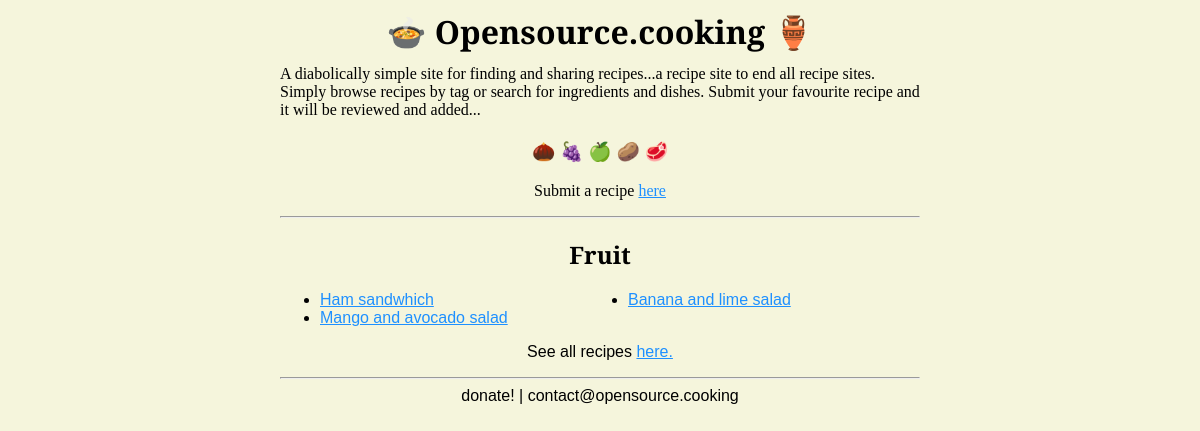
The page /tags/fruitYBwfO/ on the database as committed earlier.
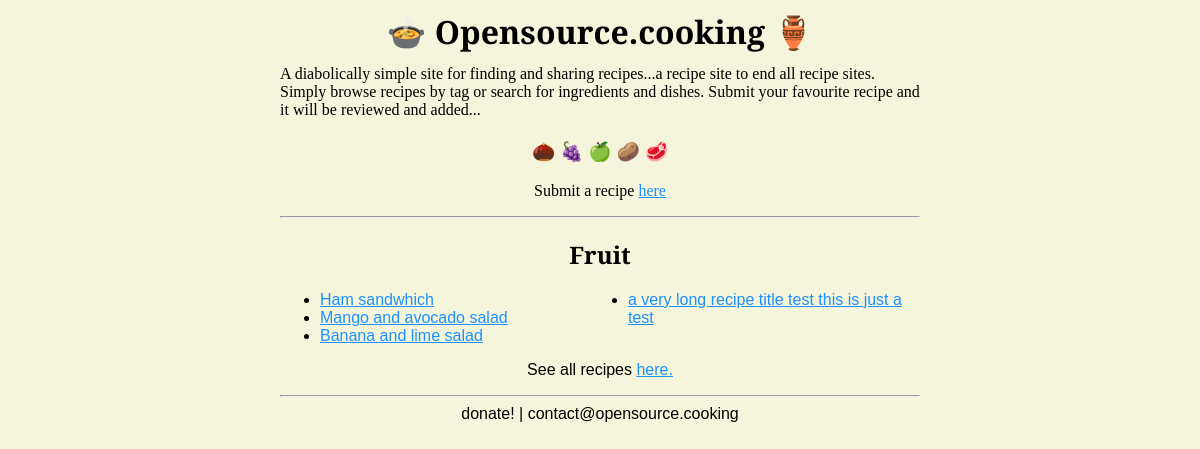
The same page on the database as committed later.
### recipes/models.py (models this page shows, shortened)
class Recipe(models.Model):
  title = models.CharField(max_length=200)
  author = models.CharField(max_length=100, default="Anonymous")
  email = models.EmailField(max_length=254, blank=True)
  date_submitted = models.DateTimeField(auto_now_add=True)
  tags = models.ManyToManyField('Tag', related_name='recipes', blank=True)
  description = models.TextField(max_length=200, default=None)
  ingredients = models.TextField()
  instructions = models.TextField()
  link1 = models.URLField(max_length=300, blank=True)
  link2 = models.URLField(max_length=300, blank=True)
  visible = models.BooleanField(default=False)
  recipe_slug = models.SlugField(unique=True, default=ran_string(18))

### recipes/views.py (the view)
# urls.py: path('tags/<slug:slug>/', views.tag_view, name='tag'),
def tag_view(request, slug):
    tag = Tag.objects.filter(slug=slug, visible=True)
    recipes=Recipe.objects.filter(
        tags__in=tag,
        visible=True
    )
    context = {
        "tag" : tag[0],
        "recipes_in_tag": recipes,
    }
    return render(request, "recipes/tag.html", context)

### recipes/models.py (called while the page is built)
  def __str__(self):
    return self.name

### recipes/templates/recipes/tag.html
{% extends "recipes/base.html" %}
{% block content %}
<p class="st" style="text-align: center;">Submit a recipe <a href="/submit/">here</a></p>
<hr>
<h2>{{ tag|title}}</h2>
{% if recipes_in_tag %}
    <ul id=artlist>
        {% for recipe in recipes_in_tag %}
            <li><a href="{% url 'recipes:detail' recipe.recipe_slug %}">{{ recipe.title }}</a></li>
        {% endfor %}
    </ul>
{% else %}
    <p> No recipes yet for this tag!</p>
{% endif %}
<p style="text-align: center;"> See all recipes <a href="/">here.</a></p>
{% endblock %}

Rows that differ between the two databases and show on the page:
added Recipe: title "a very long recipe title test this is just a test"
